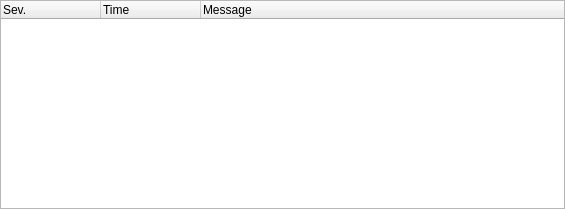
<?xml version="1.0" encoding="UTF-8"?>
<ui version="4.0">
 <class>TreeLogBase</class>
 <widget class="QWidget" name="TreeLogBase">
  <property name="geometry">
   <rect>
    <x>0</x>
    <y>0</y>
    <width>565</width>
    <height>209</height>
   </rect>
  </property>
  <layout class="QVBoxLayout" name="verticalLayout">
   <property name="margin">
    <number>0</number>
   </property>
   <item>
    <widget class="QTreeWidget" name="m_TreeLog">
     <property name="contextMenuPolicy">
      <enum>Qt::CustomContextMenu</enum>
     </property>
     <property name="autoScroll">
      <bool>false</bool>
     </property>
     <property name="selectionMode">
      <enum>QAbstractItemView::NoSelection</enum>
     </property>
     <property name="textElideMode">
      <enum>Qt::ElideNone</enum>
     </property>
     <property name="indentation">
      <number>0</number>
     </property>
     <property name="rootIsDecorated">
      <bool>false</bool>
     </property>
     <property name="itemsExpandable">
      <bool>false</bool>
     </property>
     <property name="wordWrap">
      <bool>true</bool>
     </property>
     <property name="headerHidden">
      <bool>false</bool>
     </property>
     <property name="expandsOnDoubleClick">
      <bool>false</bool>
     </property>
     <attribute name="headerVisible">
      <bool>true</bool>
     </attribute>
     <column>
      <property name="text">
       <string comment="@title:column Severity of a log entry / log level. Text must be very short.">Sev.</string>
      </property>
      <property name="toolTip">
       <string>Severity</string>
      </property>
     </column>
     <column>
      <property name="text">
       <string comment="@title:column a time stamp of a log entry">Time</string>
      </property>
     </column>
     <column>
      <property name="text">
       <string comment="@title:column the text message of a log entry">Message</string>
      </property>
     </column>
    </widget>
   </item>
  </layout>
 </widget>
 <connections/>
</ui>
